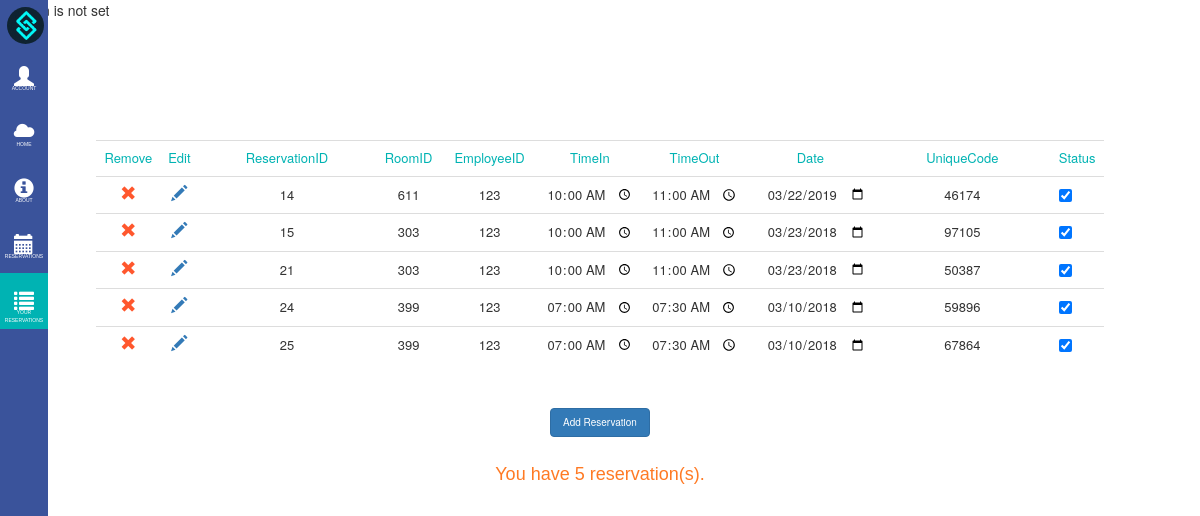
Page /user_reservation.php (signed in) on the earlier database version.
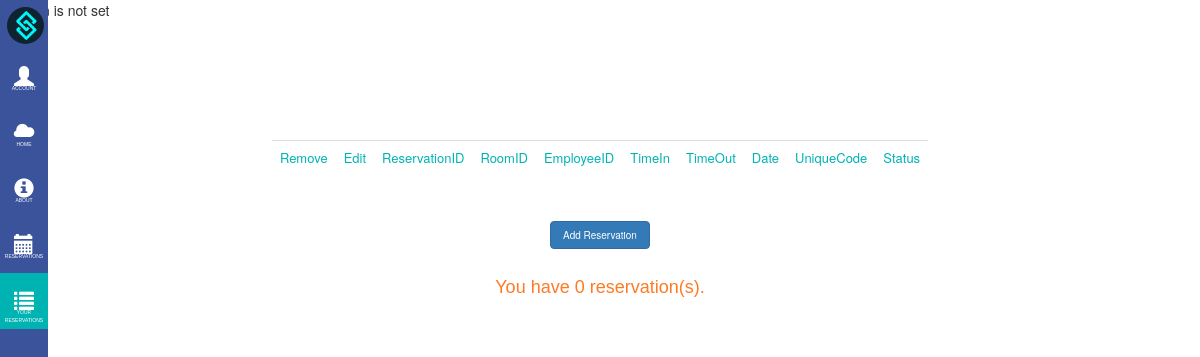
Same page on the later database version.
### tables this page shows
CREATE TABLE `tbl_sched` (
  `id` int(11) NOT NULL,
  `room_id` varchar(5) NOT NULL,
  `emp_id` varchar(5) NOT NULL,
  `time_in` time NOT NULL,
  `time_out` time NOT NULL,
  `date` date NOT NULL,
  `u_code` varchar(5) NOT NULL,
  `Status` tinyint(1) NOT NULL
);

### user_reservation.php (the view, shortened to what the changed rows need)
<html>
<head>
    <link rel="stylesheet" href="css/bootstrap.min.css">
    <link rel="stylesheet" href="bren/side_bar.css" type="text/css">
    <link rel="stylesheet" href="mika/about.css" type="text/css">
    <link rel="stylesheet" href="mika/reservation.css" type="text/css">
</head>
<body>
<div class="container">
        <table class="table">
            <tr class="headers" style="color:#00b3b3">
            </tr>
            <?php
            include 'connect.php';
            $SQL ="SELECT * FROM accounts WHERE Acc_Uname='".$_SESSION['username']."'";
            $res = mysqli_query($con, $SQL);
            $row1= mysqli_fetch_array($res);
            $sql1 ="select * from tbl_sched WHERE emp_id='".$row1['Employee_ID']."'";
            $res1 = mysqli_query($con, $sql1);
            while($row= mysqli_fetch_array($res1))
            {
            ?>
            <form <?php echo ($_SESSION["count"]==2) ? 'method=\'post\' action=\'cell_edit_user.php\'' : '' ?>>
            <tr>
                <td align="center"><a onclick="return del()" href="delsched_user.php?SID=<?php echo $row['id']; ?>"><span class="glyphicon glyphicon-remove"></span></a></td>
                <td align="center"><a href="cell_edit_user.php?SID=<?php echo $row['id']; ?>"><<?php echo ($_SESSION["count"]==2 && $_SESSION["selected"]==$row['id']) ? 'button name=\'save_button\' type=submit class="btn btn-link save"' : 'span' ?> class=<?php echo ($_SESSION["count"]==2 && $_SESSION["selected"]==$row['id']) ? "'glyphicon glyphicon-floppy-disk'" : "'glyphicon glyphicon-pencil'"?>><?php
                        echo ($_SESSION["count"]==2 && $_SESSION["selected"]==$row['id']) ? '<span class="glyphicon glyphicon-floppy-disk"></span></button>' : '</span>';
                        ?></a></td>
                    <td><input class="<?php echo 'cell'.$row['id']?> table_cell" name="reserv_id" id="reserv_id" value=<?php echo $row['id']; ?> readonly></td>
                <td><input class="<?php echo 'cell'.$row['id']?> table_cell" name="room_id" id="room_id" value=<?php echo $row['room_id']; ?> <?php echo ($_SESSION["count"]==2 && $row['id']!=$_SESSION["selected"]) ? "readonly" : ""?>> </td>
                <td><input class="table_cell <?php echo 'cell'.$row['id']?>" name="emp_id" id="emp_id" value=<?php echo $row['emp_id']; ?>  <?php echo ($_SESSION["count"]==2 && $row['id']!=$_SESSION["selected"]) ? "readonly" : ""?>></td>
                <td><input type="time" class="table_cell <?php echo 'cell'.$row['id']?>" name="time_in" value="<?php echo $row['time_in']; ?>"  <?php echo ($_SESSION["count"]==2 && $row['id']!=$_SESSION["selected"]) ? "readonly" : ""?>></td>
                <td><input type="time" class="table_cell <?php echo 'cell'.$row['id']?>" name="time_out" value=<?php echo $row['time_out']; ?>  <?php echo ($_SESSION["count"]==2 && $row['id']!=$_SESSION["selected"]) ? "readonly" : ""?>></td>
                <td><input type="date" class="table_cell <?php echo 'cell'.$row['id']?>" name="date" value=<?php echo $row['date']; ?>  <?php echo ($_SESSION["count"]==2 && $row['id']!=$_SESSION["selected"]) ? "readonly" : ""?>></td>
                <td><input type="text" class="table_cell <?php echo 'cell'.$row['id']?>" name="unique" id="unique" value=<?php echo $row['u_code']; ?>  <?php echo ($_SESSION["count"]==2 && $row['id']!=$_SESSION["selected"]) ? "readonly" : ""?>></td>
                <td><input type="checkbox" class="table_cell <?php echo 'cell'.$row['id']?>" name="status" <?php echo ($row['Status'] == TRUE) ? "checked" : "";?>  <?php echo ($_SESSION["count"]==2 && $row['id']!=$_SESSION["selected"]) ? "disabled = \"disabled\"" : ""?>></td>
            </tr>
            </form>
            <?php
            }
            ?>
        </table>
     <a href="addsched_user.php"> <button class="btn btn-primary" style="margin-top: 45px">Add Reservation</button></a><br>
        <font size="4" face="arial"  color="#ff7a24">
            <?php
            include 'connect.php';
            $SQL ="SELECT * FROM accounts WHERE Acc_Uname='".$_SESSION['username']."'";
            $res2 = mysqli_query($con, $SQL);
            $row2= mysqli_fetch_array($res2);
            $sql1 ="select * from tbl_sched WHERE emp_id='".$row2['Employee_ID']."'";
            $res3 = mysqli_query($con, $sql1);
            $rows = mysqli_num_rows($res3);
            echo "<br>";
            echo "You have " . $rows . " reservation(s). ";
            ?>
        </font>
</div>
</body>
</html>

Differences in the rows shown:
removed tbl_sched: reserv_id "14", room_id "611", emp_id "123", time_in "10:00:00", time_out "11:00:00", date "03/22/2019", unique "46174", Status "☑"
removed tbl_sched: reserv_id "15", room_id "303", emp_id "123", time_in "10:00:00", time_out "11:00:00", date "03/23/2018", unique "97105", Status "☑"
removed tbl_sched: reserv_id "21", room_id "303", emp_id "123", time_in "10:00:00", time_out "11:00:00", date "03/23/2018", unique "50387", Status "☑"
removed tbl_sched: reserv_id "24", room_id "399", emp_id "123", time_in "07:00:00", time_out "07:30:00", date "03/10/2018", unique "59896", Status "☑"
removed tbl_sched: reserv_id "25", room_id "399", emp_id "123", time_in "07:00:00", time_out "07:30:00", date "03/10/2018", unique "67864", Status "☑"
Other differences:
$rows: "5" → "0"
